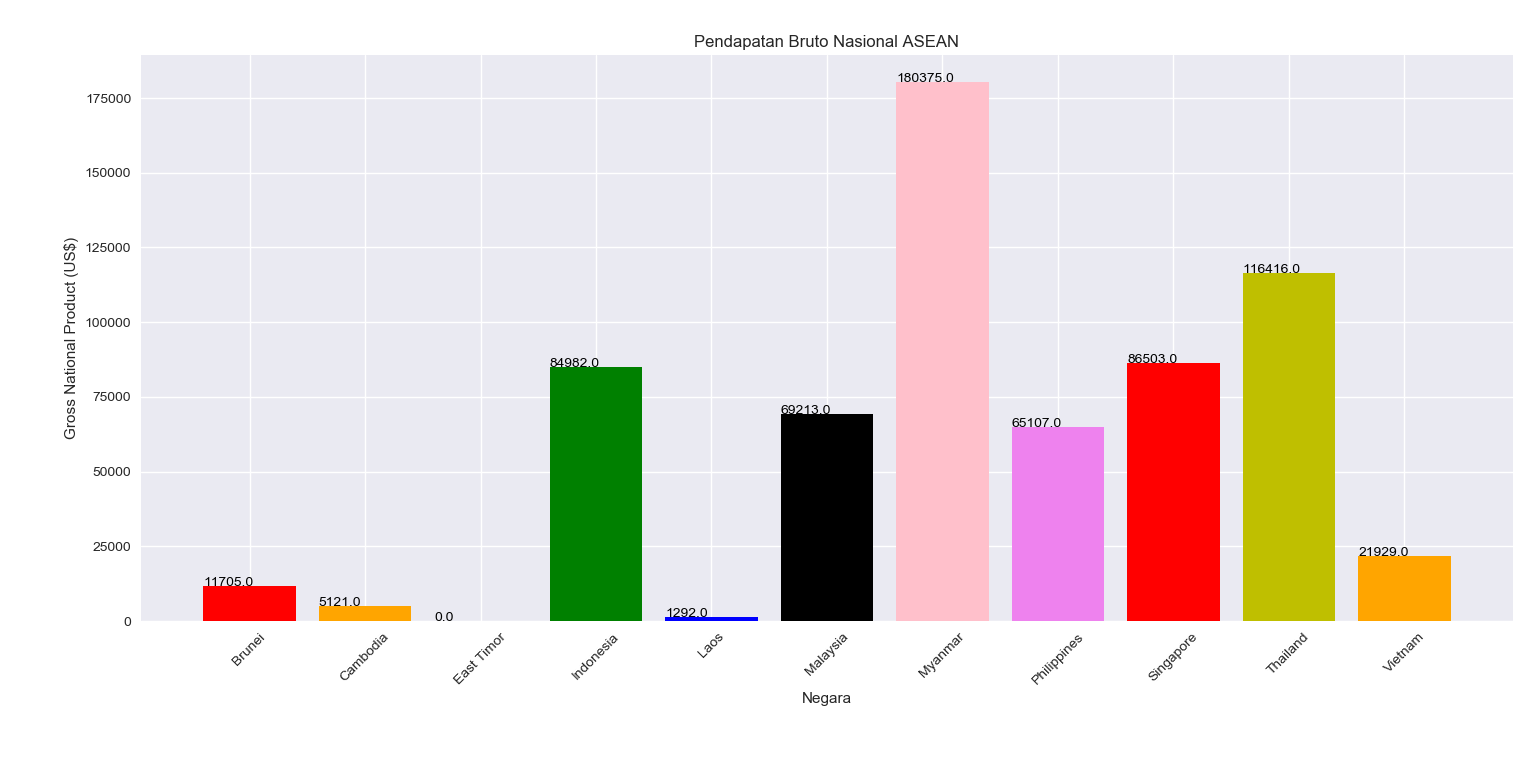

Source code (Python):
import mysql.connector
import pandas as pd
import matplotlib.pyplot as plt
import numpy as np

# connect to mysql
mydb = mysql.connector.connect(
    host = 'localhost',
    user = 'Matthew',
    password = 'Matthew1998',
    database = 'world'
)

# read the data
df = pd.read_sql('select country.Name, country.GNP from country where country.Region = "Southeast Asia" order by Name asc', con = mydb)
print(df)

# give out various colors
warna = ['r', 'orange', 'y', 'g', 'b', 'k', 'pink', 'violet', 'r', 'y', 'orange']
plt.style.use('seaborn')

plt.figure('Ini grafik nomor 3', figsize=(10, 5))
plt.subplot(111) 

plt.bar(df.Name, df.GNP, color=warna)
plt.title('Pendapatan Bruto Nasional ASEAN')
plt.xlabel('Negara')
plt.ylabel('Gross National Product (US$)')
plt.xticks(rotation = 45)
plt.grid(True)
plt.tight_layout()

for i, j in enumerate(df.GNP):
    plt.text(i-.4, j, str(j), color='k')

plt.show()
